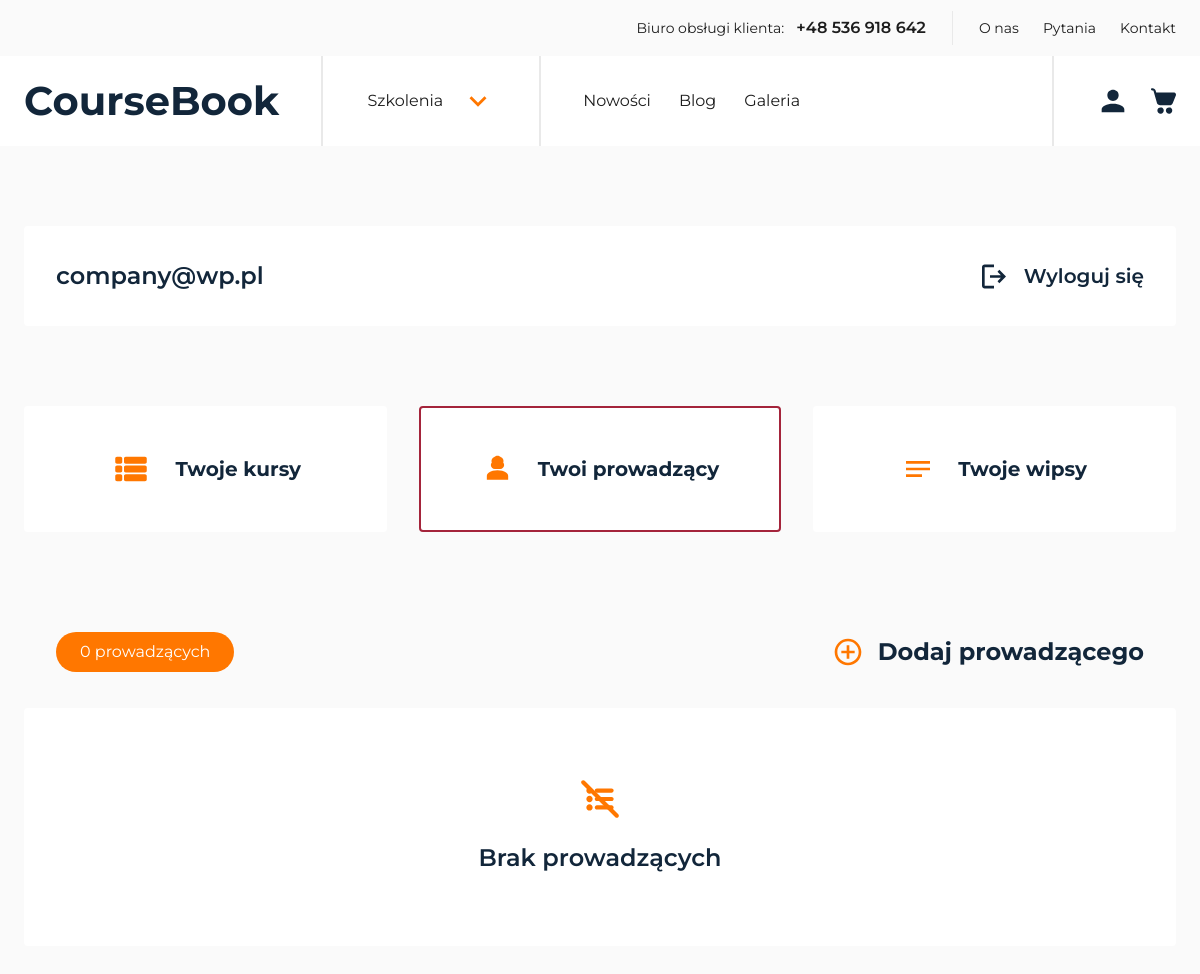
The page /account-instructors (signed in) on the database as committed earlier.
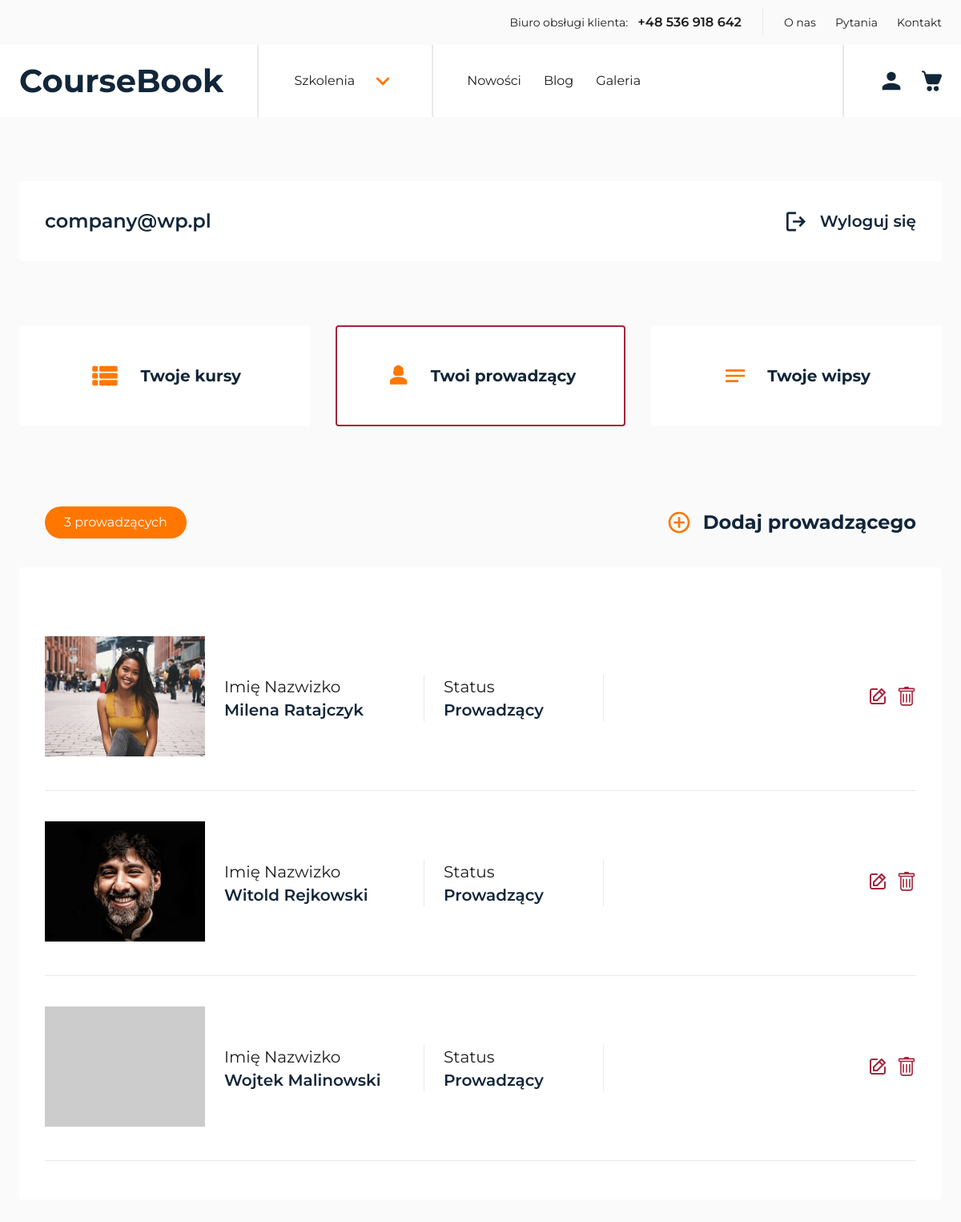
The same page on the database as committed later.
### coursebookapp/models/instructor.py (models this page shows, shortened)
class Instructor(models.Model):
    app_user = models.ForeignKey(
        AppUser, on_delete=models.CASCADE, related_name="instructors_created"
    )
    first_name = models.CharField(max_length=50)
    last_name = models.CharField(max_length=50)
    description = models.TextField()
    photo = models.ImageField(upload_to="instructors/", blank=True)

### coursebookapp/views/account_instructors_view.py (the view, shortened to what this page needs)
@method_decorator(login_required(login_url="login"), name="dispatch")
class AccountInstructorsView(generics.ListCreateAPIView):
    parser_classes = [MultiPartParser]
    serializer_class = InstructorSerializer
    template_name = "pages/account-instructors.html"
    def get(self, request, *args, **kwargs):
        user = request.user
        isMember = check_membership(user)
        instructors = Instructor.objects.filter(app_user=user)
        context = {
            "user": user,
            "isMember": isMember,
            "instructors": instructors,
        }
        return render(request, self.template_name, context)

### coursebookapp/helpers/check_membership.py (called while the page is built)
def check_membership(user):
    if user.is_authenticated:
        app_user = get_object_or_404(AppUser, id=user.id)
        return app_user.is_member(group_name="customer")
    return False

### coursebookapp/models/app_user.py (called while the page is built)
    def is_member(self, group_name):
        return self.groups.filter(name=group_name).exists()

### templates/pages/account-instructors.html (shortened to what this page needs)
{% extends "layout/base.html" %} {% block styles %}
<link rel="stylesheet" href="{% static 'css/global.min.css' %}" />
<link rel="stylesheet" href="{% static 'css/account.min.css' %}" />
{% endblock %} {% block content %}
<section class="user-bar">
  <div class="container">
    <div class="user-bar__inner">
      <div class="user-bar__user">{{user}}</div>
      <a href="{% url 'logout' %}" class="user-bar__logout">
        Wyloguj się
      </a>
    </div>
  </div>
</section>
{% include 'partials/account_panel.html' %} {%if isMember%}
<section class="list">
  <div class="container">
    <div class="list__inner">
      <h1>Brak kursów</h1>
    </div>
  </div>
</section>
{%else%}
<section class="list">
  <div class="container">
    <div class="list__panel">
      <div class="list__panel-counter">
        {% if instructors|length == 1 %}
        <p>{{ instructors|length }} prowadzący</p>
        {% else %}
        <p>{{ instructors|length }} prowadzących</p>
        {% endif %}
      </div>
      <div data-action="instructor" class="list__panel-add jsAccountAdd">
        Dodaj prowadzącego
      </div>
    </div>
    <div class="list__inner">
      {% if instructors %} {% for instructor in instructors %}
      <div class="list__item list__item--instructor">
        <div class="list__item-image">
          {% if instructor.photo %}
          <img
            loading="lazy"
            width="200"
            height="150"
            src="{{instructor.photo}}"
            alt=""
          />
          {% else %}
          <img
            loading="lazy"
            width="200"
            height="150"
            src=" https://placehold.co/200x150?text={{instructor.first_name}}\n{{instructor.last_name}}"
            alt=""
          />
          {% endif %}
        </div>
        <div class="list__item-box">
          <p class="list__box-title">Imię Nazwizko</p>
          <p class="list__box-name">
            {{instructor.first_name}} {{instructor.last_name}}
          </p>
        </div>
        <div class="list__item-box">
          <p class="list__box-title">Status</p>
          <p class="list__box-name">Prowadzący</p>
        </div>
        <div class="list__item-controls">
          <a class="list__item-edit" href="#">
          </a>
          <a class="list__item-edit" href="#">
          </a>
        </div>
      </div>
      {% endfor %} {% else %}
      <div class="list__empty">
        <p class="list__empty-name">Brak prowadzących</p>
      </div>
      {% endif %}
    </div>
  </div>
</section>
{%endif%} {% endblock %}

Rows that differ between the two databases and show on the page:
added Instructor: photo (picture), first_name "Milena", last_name "Ratajczyk"
added Instructor: photo (picture), first_name "Witold", last_name "Rejkowski"
added Instructor: first_name "Wojtek", last_name "Malinowski"
Other text that changed with them:
{{ instructors|length }}: "0" → "3"
text no longer shown: "Brak prowadzących"
